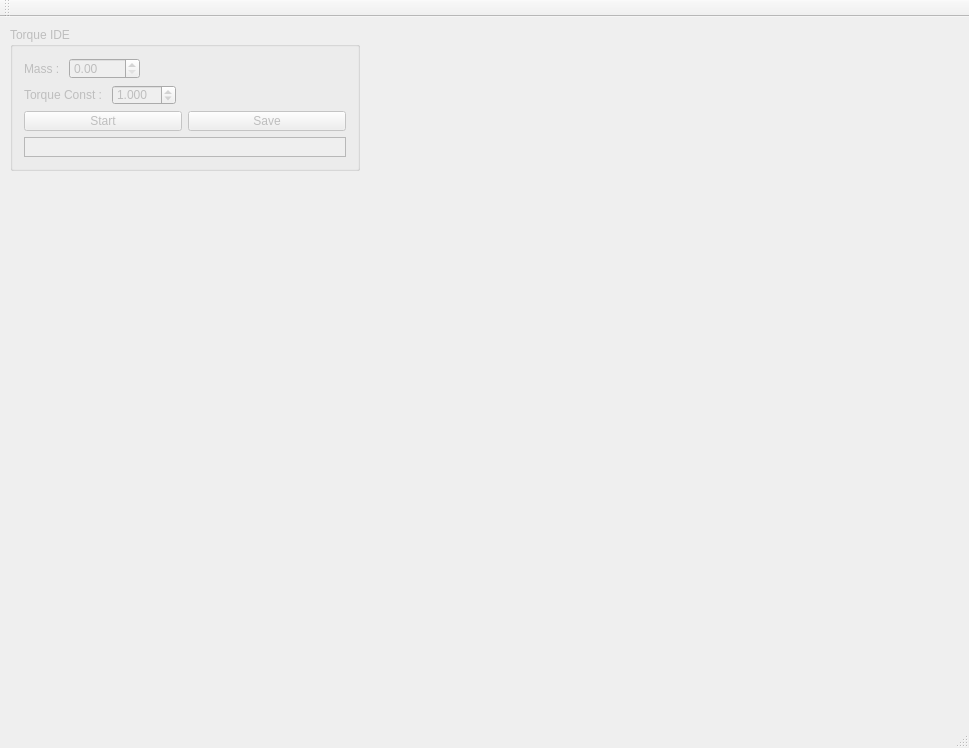
<?xml version="1.0" encoding="UTF-8"?>
<ui version="4.0">
 <class>TorqueIde</class>
 <widget class="QMainWindow" name="TorqueIde">
  <property name="geometry">
   <rect>
    <x>0</x>
    <y>0</y>
    <width>969</width>
    <height>748</height>
   </rect>
  </property>
  <property name="sizePolicy">
   <sizepolicy hsizetype="Preferred" vsizetype="Preferred">
    <horstretch>0</horstretch>
    <verstretch>0</verstretch>
   </sizepolicy>
  </property>
  <property name="windowTitle">
   <string>TorqueIde</string>
  </property>
  <widget class="QWidget" name="centralWidget">
   <widget class="QGroupBox" name="gbTorqueIDE">
    <property name="enabled">
     <bool>false</bool>
    </property>
    <property name="geometry">
     <rect>
      <x>10</x>
      <y>10</y>
      <width>350</width>
      <height>144</height>
     </rect>
    </property>
    <property name="sizePolicy">
     <sizepolicy hsizetype="Ignored" vsizetype="Ignored">
      <horstretch>0</horstretch>
      <verstretch>0</verstretch>
     </sizepolicy>
    </property>
    <property name="title">
     <string>Torque IDE</string>
    </property>
    <property name="flat">
     <bool>false</bool>
    </property>
    <property name="checkable">
     <bool>false</bool>
    </property>
    <layout class="QGridLayout" name="gridLayout_10">
     <item row="2" column="0">
      <layout class="QHBoxLayout" name="horizontalLayout_14">
       <item>
        <widget class="QPushButton" name="btnStart">
         <property name="text">
          <string>Start</string>
         </property>
        </widget>
       </item>
       <item>
        <widget class="QPushButton" name="btnSave">
         <property name="enabled">
          <bool>false</bool>
         </property>
         <property name="text">
          <string>Save</string>
         </property>
        </widget>
       </item>
      </layout>
     </item>
     <item row="1" column="0">
      <layout class="QHBoxLayout" name="horizontalLayout_13">
       <item>
        <widget class="QLabel" name="label_7">
         <property name="text">
          <string>Torque Const : </string>
         </property>
        </widget>
       </item>
       <item>
        <widget class="QDoubleSpinBox" name="sbTorqueConst">
         <property name="decimals">
          <number>3</number>
         </property>
         <property name="singleStep">
          <double>0.001000000000000</double>
         </property>
         <property name="stepType">
          <enum>QAbstractSpinBox::DefaultStepType</enum>
         </property>
         <property name="value">
          <double>1.000000000000000</double>
         </property>
        </widget>
       </item>
       <item>
        <spacer name="horizontalSpacer_10">
         <property name="orientation">
          <enum>Qt::Horizontal</enum>
         </property>
         <property name="sizeHint" stdset="0">
          <size>
           <width>40</width>
           <height>20</height>
          </size>
         </property>
        </spacer>
       </item>
      </layout>
     </item>
     <item row="3" column="0">
      <widget class="QTableView" name="tvIdeResult">
       <property name="minimumSize">
        <size>
         <width>0</width>
         <height>0</height>
        </size>
       </property>
      </widget>
     </item>
     <item row="0" column="0">
      <layout class="QHBoxLayout" name="horizontalLayout_8">
       <item>
        <widget class="QLabel" name="label_6">
         <property name="text">
          <string>Mass : </string>
         </property>
        </widget>
       </item>
       <item>
        <widget class="QDoubleSpinBox" name="sbMass">
         <property name="decimals">
          <number>2</number>
         </property>
         <property name="maximum">
          <double>9999.989999999999782</double>
         </property>
         <property name="singleStep">
          <double>0.010000000000000</double>
         </property>
        </widget>
       </item>
       <item>
        <spacer name="horizontalSpacer_9">
         <property name="orientation">
          <enum>Qt::Horizontal</enum>
         </property>
         <property name="sizeHint" stdset="0">
          <size>
           <width>40</width>
           <height>20</height>
          </size>
         </property>
        </spacer>
       </item>
      </layout>
     </item>
    </layout>
   </widget>
  </widget>
  <widget class="QMenuBar" name="menuBar">
   <property name="geometry">
    <rect>
     <x>0</x>
     <y>0</y>
     <width>969</width>
     <height>22</height>
    </rect>
   </property>
  </widget>
  <widget class="QToolBar" name="mainToolBar">
   <attribute name="toolBarArea">
    <enum>TopToolBarArea</enum>
   </attribute>
   <attribute name="toolBarBreak">
    <bool>false</bool>
   </attribute>
  </widget>
  <widget class="QStatusBar" name="statusBar"/>
 </widget>
 <layoutdefault spacing="6" margin="11"/>
 <resources/>
 <connections/>
</ui>
